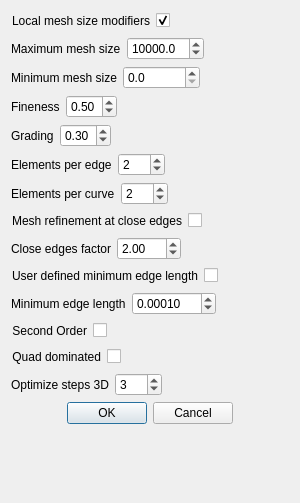
<?xml version="1.0" encoding="UTF-8"?>
<ui version="4.0">
 <exportmacro>SCHNAPPS_PLUGIN_MESHGEN_API</exportmacro>
 <class>Dialog_netgen</class>
 <widget class="QDialog" name="Dialog_netgen">
  <property name="geometry">
   <rect>
    <x>0</x>
    <y>0</y>
    <width>300</width>
    <height>503</height>
   </rect>
  </property>
  <property name="windowTitle">
   <string>Export with netgen</string>
  </property>
  <layout class="QGridLayout" name="gridLayout">
   <item row="0" column="0">
    <layout class="QVBoxLayout" name="verticalLayout">
     <item>
      <layout class="QHBoxLayout" name="horizontalLayout">
       <item>
        <widget class="QCheckBox" name="checkBox_uselocalh">
         <property name="toolTip">
          <string notr="true">Switch to enable / disable usage of local mesh size modifiers</string>
         </property>
         <property name="toolTipDuration">
          <number>-1</number>
         </property>
         <property name="accessibleDescription">
          <string/>
         </property>
         <property name="layoutDirection">
          <enum>Qt::RightToLeft</enum>
         </property>
         <property name="styleSheet">
          <string notr="true"> margin-left: 0px;</string>
         </property>
         <property name="text">
          <string>Local mesh size modifiers</string>
         </property>
         <property name="checked">
          <bool>true</bool>
         </property>
         <property name="tristate">
          <bool>false</bool>
         </property>
        </widget>
       </item>
       <item>
        <spacer name="horizontalSpacer">
         <property name="orientation">
          <enum>Qt::Horizontal</enum>
         </property>
         <property name="sizeHint" stdset="0">
          <size>
           <width>40</width>
           <height>20</height>
          </size>
         </property>
        </spacer>
       </item>
      </layout>
     </item>
     <item>
      <layout class="QHBoxLayout" name="horizontalLayout_2">
       <item>
        <widget class="QLabel" name="label">
         <property name="toolTip">
          <string>Maximum global mesh size allowed</string>
         </property>
         <property name="text">
          <string>Maximum mesh size</string>
         </property>
        </widget>
       </item>
       <item>
        <widget class="QDoubleSpinBox" name="doubleSpinBox_maxh">
         <property name="decimals">
          <number>1</number>
         </property>
         <property name="maximum">
          <double>100000000.000000000000000</double>
         </property>
         <property name="singleStep">
          <double>1000.000000000000000</double>
         </property>
         <property name="value">
          <double>10000.000000000000000</double>
         </property>
        </widget>
       </item>
       <item>
        <spacer name="horizontalSpacer_2">
         <property name="orientation">
          <enum>Qt::Horizontal</enum>
         </property>
         <property name="sizeHint" stdset="0">
          <size>
           <width>40</width>
           <height>20</height>
          </size>
         </property>
        </spacer>
       </item>
      </layout>
     </item>
     <item>
      <layout class="QHBoxLayout" name="horizontalLayout_3">
       <item>
        <widget class="QLabel" name="label_2">
         <property name="toolTip">
          <string>Minimum global mesh size allowed</string>
         </property>
         <property name="text">
          <string>Minimum mesh size</string>
         </property>
        </widget>
       </item>
       <item>
        <widget class="QDoubleSpinBox" name="doubleSpinBox_minh">
         <property name="decimals">
          <number>1</number>
         </property>
         <property name="maximum">
          <double>100000.000000000000000</double>
         </property>
         <property name="singleStep">
          <double>100.000000000000000</double>
         </property>
        </widget>
       </item>
       <item>
        <spacer name="horizontalSpacer_3">
         <property name="orientation">
          <enum>Qt::Horizontal</enum>
         </property>
         <property name="sizeHint" stdset="0">
          <size>
           <width>40</width>
           <height>20</height>
          </size>
         </property>
        </spacer>
       </item>
      </layout>
     </item>
     <item>
      <layout class="QHBoxLayout" name="horizontalLayout_4">
       <item>
        <widget class="QLabel" name="label_4">
         <property name="toolTip">
          <string>Mesh density: 0...1 (0 =&gt; coarse; 1 =&gt; fine)</string>
         </property>
         <property name="text">
          <string>Fineness</string>
         </property>
        </widget>
       </item>
       <item>
        <widget class="QDoubleSpinBox" name="doubleSpinBox_fineness">
         <property name="maximum">
          <double>1.000000000000000</double>
         </property>
         <property name="singleStep">
          <double>0.025000000000000</double>
         </property>
         <property name="value">
          <double>0.500000000000000</double>
         </property>
        </widget>
       </item>
       <item>
        <spacer name="horizontalSpacer_4">
         <property name="orientation">
          <enum>Qt::Horizontal</enum>
         </property>
         <property name="sizeHint" stdset="0">
          <size>
           <width>40</width>
           <height>20</height>
          </size>
         </property>
        </spacer>
       </item>
      </layout>
     </item>
     <item>
      <layout class="QHBoxLayout" name="horizontalLayout_5">
       <item>
        <widget class="QLabel" name="label_5">
         <property name="toolTip">
          <string>Mesh grading: 0...1 (0 =&gt; uniform mesh; 1 =&gt; aggressive local grading)</string>
         </property>
         <property name="text">
          <string>Grading</string>
         </property>
        </widget>
       </item>
       <item>
        <widget class="QDoubleSpinBox" name="doubleSpinBox_grading">
         <property name="toolTip">
          <string/>
         </property>
         <property name="maximum">
          <double>1.000000000000000</double>
         </property>
         <property name="singleStep">
          <double>0.025000000000000</double>
         </property>
         <property name="value">
          <double>0.300000000000000</double>
         </property>
        </widget>
       </item>
       <item>
        <spacer name="horizontalSpacer_5">
         <property name="orientation">
          <enum>Qt::Horizontal</enum>
         </property>
         <property name="sizeHint" stdset="0">
          <size>
           <width>40</width>
           <height>20</height>
          </size>
         </property>
        </spacer>
       </item>
      </layout>
     </item>
     <item>
      <layout class="QHBoxLayout" name="horizontalLayout_6">
       <item>
        <widget class="QLabel" name="label_6">
         <property name="toolTip">
          <string>Number of elements to generate per edge of the geometry</string>
         </property>
         <property name="text">
          <string>Elements per edge</string>
         </property>
        </widget>
       </item>
       <item>
        <widget class="QDoubleSpinBox" name="doubleSpinBox_elementsperedge">
         <property name="decimals">
          <number>0</number>
         </property>
         <property name="value">
          <double>2.000000000000000</double>
         </property>
        </widget>
       </item>
       <item>
        <spacer name="horizontalSpacer_6">
         <property name="orientation">
          <enum>Qt::Horizontal</enum>
         </property>
         <property name="sizeHint" stdset="0">
          <size>
           <width>40</width>
           <height>20</height>
          </size>
         </property>
        </spacer>
       </item>
      </layout>
     </item>
     <item>
      <layout class="QHBoxLayout" name="horizontalLayout_7">
       <item>
        <widget class="QLabel" name="label_7">
         <property name="toolTip">
          <string>Elements to generate per curvature radius</string>
         </property>
         <property name="text">
          <string>Elements per curve</string>
         </property>
        </widget>
       </item>
       <item>
        <widget class="QDoubleSpinBox" name="doubleSpinBox_elementspercurve">
         <property name="decimals">
          <number>0</number>
         </property>
         <property name="maximum">
          <double>100.000000000000000</double>
         </property>
         <property name="value">
          <double>2.000000000000000</double>
         </property>
        </widget>
       </item>
       <item>
        <spacer name="horizontalSpacer_7">
         <property name="orientation">
          <enum>Qt::Horizontal</enum>
         </property>
         <property name="sizeHint" stdset="0">
          <size>
           <width>40</width>
           <height>20</height>
          </size>
         </property>
        </spacer>
       </item>
      </layout>
     </item>
     <item>
      <layout class="QHBoxLayout" name="horizontalLayout_8">
       <item>
        <widget class="QCheckBox" name="checkBox_closeedgeenable">
         <property name="toolTip">
          <string>Enable / Disable mesh refinement at close edges</string>
         </property>
         <property name="layoutDirection">
          <enum>Qt::RightToLeft</enum>
         </property>
         <property name="styleSheet">
          <string notr="true"> margin-left: 0px;</string>
         </property>
         <property name="text">
          <string>Mesh refinement at close edges</string>
         </property>
        </widget>
       </item>
       <item>
        <spacer name="horizontalSpacer_8">
         <property name="orientation">
          <enum>Qt::Horizontal</enum>
         </property>
         <property name="sizeHint" stdset="0">
          <size>
           <width>40</width>
           <height>20</height>
          </size>
         </property>
        </spacer>
       </item>
      </layout>
     </item>
     <item>
      <layout class="QHBoxLayout" name="horizontalLayout_9">
       <item>
        <widget class="QLabel" name="label_8">
         <property name="toolTip">
          <string>Factor to use for refinement at close edges (larger =&gt; finer)</string>
         </property>
         <property name="text">
          <string>Close edges factor</string>
         </property>
        </widget>
       </item>
       <item>
        <widget class="QDoubleSpinBox" name="doubleSpinBox_closeedgefact">
         <property name="maximum">
          <double>100.000000000000000</double>
         </property>
         <property name="value">
          <double>2.000000000000000</double>
         </property>
        </widget>
       </item>
       <item>
        <spacer name="horizontalSpacer_9">
         <property name="orientation">
          <enum>Qt::Horizontal</enum>
         </property>
         <property name="sizeHint" stdset="0">
          <size>
           <width>40</width>
           <height>20</height>
          </size>
         </property>
        </spacer>
       </item>
      </layout>
     </item>
     <item>
      <layout class="QHBoxLayout" name="horizontalLayout_14">
       <item>
        <widget class="QCheckBox" name="checkBox_minedgelenenable">
         <property name="toolTip">
          <string>Enable / Disable user defined minimum edge length for edge subdivision</string>
         </property>
         <property name="layoutDirection">
          <enum>Qt::RightToLeft</enum>
         </property>
         <property name="styleSheet">
          <string notr="true"> margin-left: 0px;</string>
         </property>
         <property name="text">
          <string>User defined minimum edge length</string>
         </property>
        </widget>
       </item>
       <item>
        <spacer name="horizontalSpacer_14">
         <property name="orientation">
          <enum>Qt::Horizontal</enum>
         </property>
         <property name="sizeHint" stdset="0">
          <size>
           <width>40</width>
           <height>20</height>
          </size>
         </property>
        </spacer>
       </item>
      </layout>
     </item>
     <item>
      <layout class="QHBoxLayout" name="horizontalLayout_10">
       <item>
        <widget class="QLabel" name="label_3">
         <property name="toolTip">
          <string>Minimum edge length to use while subdividing the edges</string>
         </property>
         <property name="text">
          <string>Minimum edge length</string>
         </property>
        </widget>
       </item>
       <item>
        <widget class="QDoubleSpinBox" name="doubleSpinBox_minedgelen">
         <property name="decimals">
          <number>5</number>
         </property>
         <property name="minimum">
          <double>0.000010000000000</double>
         </property>
         <property name="maximum">
          <double>100.000000000000000</double>
         </property>
         <property name="singleStep">
          <double>0.000100000000000</double>
         </property>
         <property name="value">
          <double>0.000100000000000</double>
         </property>
        </widget>
       </item>
       <item>
        <spacer name="horizontalSpacer_10">
         <property name="orientation">
          <enum>Qt::Horizontal</enum>
         </property>
         <property name="sizeHint" stdset="0">
          <size>
           <width>40</width>
           <height>20</height>
          </size>
         </property>
        </spacer>
       </item>
      </layout>
     </item>
     <item>
      <layout class="QHBoxLayout" name="horizontalLayout_11">
       <item>
        <widget class="QCheckBox" name="checkBox_second_order">
         <property name="toolTip">
          <string>Generate second-order surface and volume elements</string>
         </property>
         <property name="layoutDirection">
          <enum>Qt::RightToLeft</enum>
         </property>
         <property name="styleSheet">
          <string notr="true"> margin-left: 0px;</string>
         </property>
         <property name="text">
          <string>Second Order</string>
         </property>
        </widget>
       </item>
       <item>
        <spacer name="horizontalSpacer_11">
         <property name="orientation">
          <enum>Qt::Horizontal</enum>
         </property>
         <property name="sizeHint" stdset="0">
          <size>
           <width>40</width>
           <height>20</height>
          </size>
         </property>
        </spacer>
       </item>
      </layout>
     </item>
     <item>
      <layout class="QHBoxLayout" name="horizontalLayout_12">
       <item>
        <widget class="QCheckBox" name="checkBox_quad_dominated">
         <property name="toolTip">
          <string>Creates a Quad-dominated mesh</string>
         </property>
         <property name="layoutDirection">
          <enum>Qt::RightToLeft</enum>
         </property>
         <property name="styleSheet">
          <string notr="true"> margin-left: 0px;</string>
         </property>
         <property name="text">
          <string>Quad dominated</string>
         </property>
        </widget>
       </item>
       <item>
        <spacer name="horizontalSpacer_12">
         <property name="orientation">
          <enum>Qt::Horizontal</enum>
         </property>
         <property name="sizeHint" stdset="0">
          <size>
           <width>40</width>
           <height>20</height>
          </size>
         </property>
        </spacer>
       </item>
      </layout>
     </item>
     <item>
      <layout class="QHBoxLayout" name="horizontalLayout_13">
       <item>
        <widget class="QLabel" name="label_9">
         <property name="toolTip">
          <string>Number of optimize steps to use for 3-D mesh optimization</string>
         </property>
         <property name="text">
          <string>Optimize steps 3D</string>
         </property>
        </widget>
       </item>
       <item>
        <widget class="QSpinBox" name="spinBox_optsteps_3d">
         <property name="maximum">
          <number>100</number>
         </property>
         <property name="value">
          <number>3</number>
         </property>
         <property name="displayIntegerBase">
          <number>10</number>
         </property>
        </widget>
       </item>
       <item>
        <spacer name="horizontalSpacer_13">
         <property name="orientation">
          <enum>Qt::Horizontal</enum>
         </property>
         <property name="sizeHint" stdset="0">
          <size>
           <width>40</width>
           <height>20</height>
          </size>
         </property>
        </spacer>
       </item>
      </layout>
     </item>
     <item>
      <widget class="QDialogButtonBox" name="buttonBox">
       <property name="orientation">
        <enum>Qt::Horizontal</enum>
       </property>
       <property name="standardButtons">
        <set>QDialogButtonBox::Cancel|QDialogButtonBox::Ok</set>
       </property>
       <property name="centerButtons">
        <bool>true</bool>
       </property>
      </widget>
     </item>
     <item>
      <spacer name="verticalSpacer">
       <property name="orientation">
        <enum>Qt::Vertical</enum>
       </property>
       <property name="sizeHint" stdset="0">
        <size>
         <width>20</width>
         <height>40</height>
        </size>
       </property>
      </spacer>
     </item>
    </layout>
   </item>
  </layout>
 </widget>
 <resources/>
 <connections>
  <connection>
   <sender>buttonBox</sender>
   <signal>accepted()</signal>
   <receiver>Dialog_netgen</receiver>
   <slot>accept()</slot>
   <hints>
    <hint type="sourcelabel">
     <x>248</x>
     <y>254</y>
    </hint>
    <hint type="destinationlabel">
     <x>157</x>
     <y>274</y>
    </hint>
   </hints>
  </connection>
  <connection>
   <sender>buttonBox</sender>
   <signal>rejected()</signal>
   <receiver>Dialog_netgen</receiver>
   <slot>reject()</slot>
   <hints>
    <hint type="sourcelabel">
     <x>316</x>
     <y>260</y>
    </hint>
    <hint type="destinationlabel">
     <x>286</x>
     <y>274</y>
    </hint>
   </hints>
  </connection>
 </connections>
</ui>
